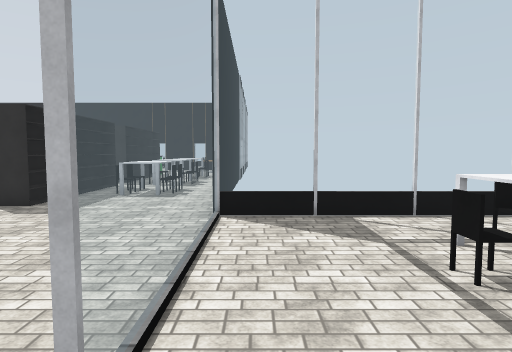
[1] (above)

24 first-person views from a walk through a Webots world. The camera is 1.3 m above the floor, tilts 4° down and sees 75° across. The floor is counted in squares, 1 m on a side. Each view is taken from the middle of a square. On the plan, view 1 faces up. The plan holds only what a view shows up to about 14 squares ahead; the rest is blank. The place goes on beyond the plan. Webots' stock objects and surfaces are drawn as simple stand-ins. Door leaves are left out.

[2]
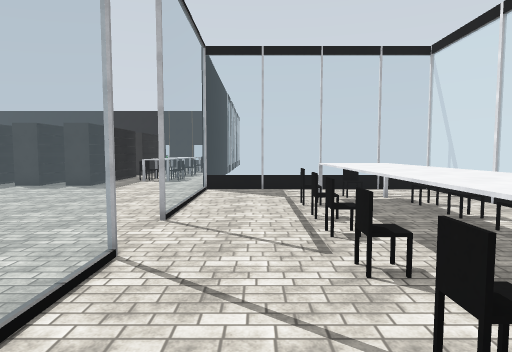

[3]
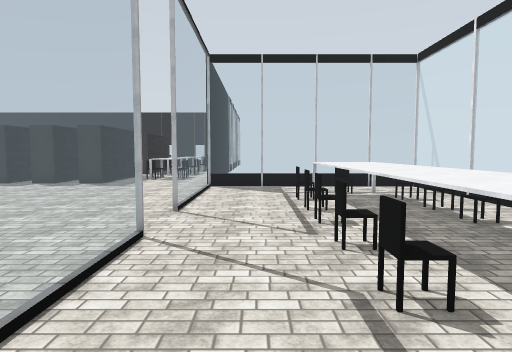

[4]
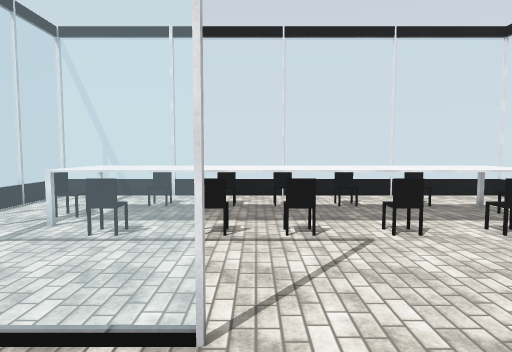

[5]
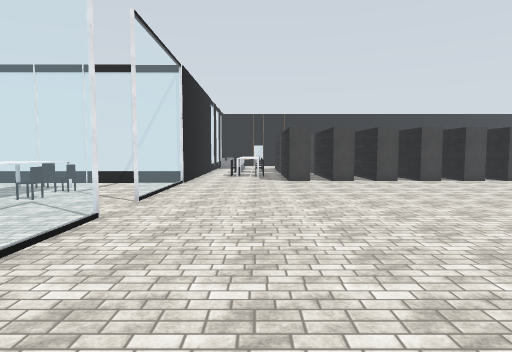

[6]
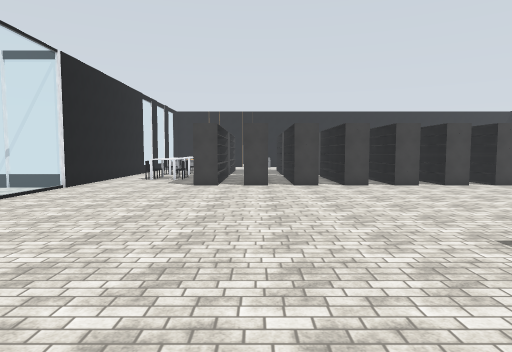

[7]
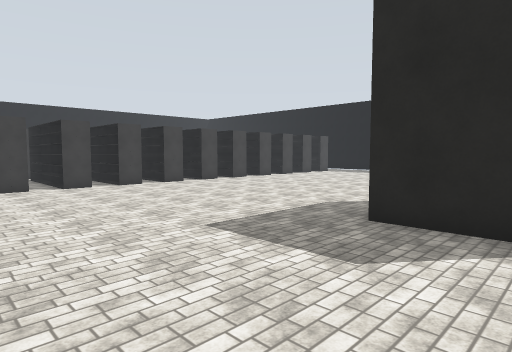

[8]
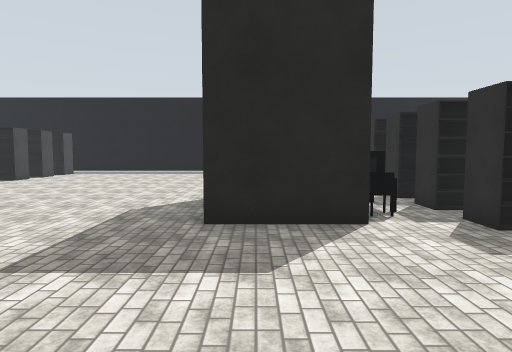

[9]
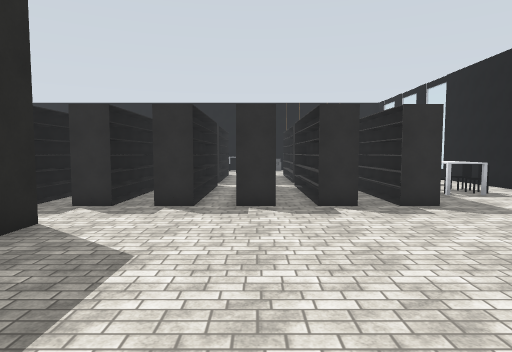

[10]
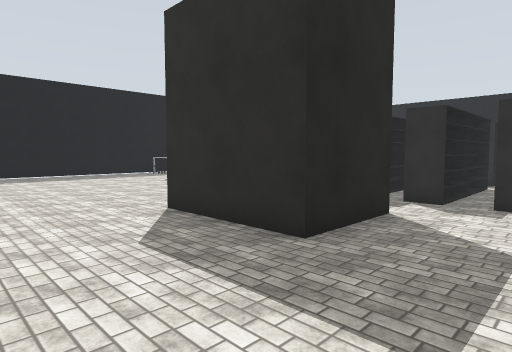

[11]
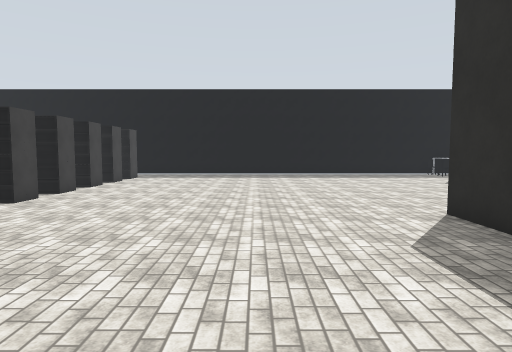

[12]
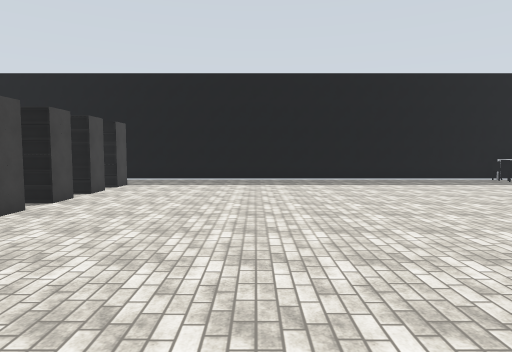

[13]
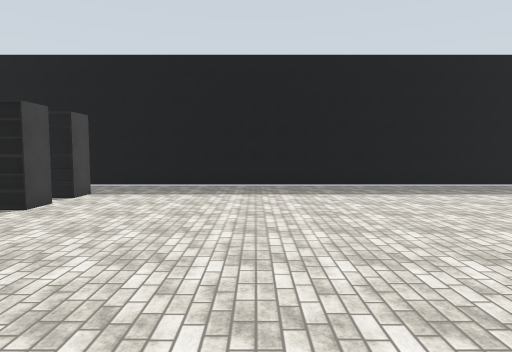

[14]
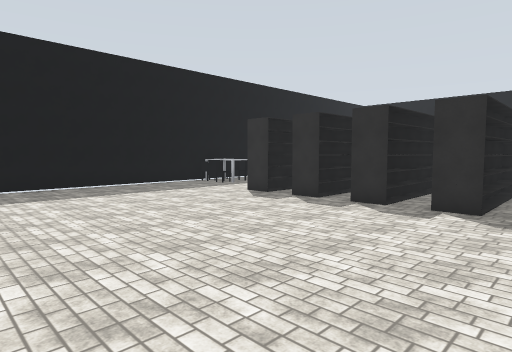

[15]
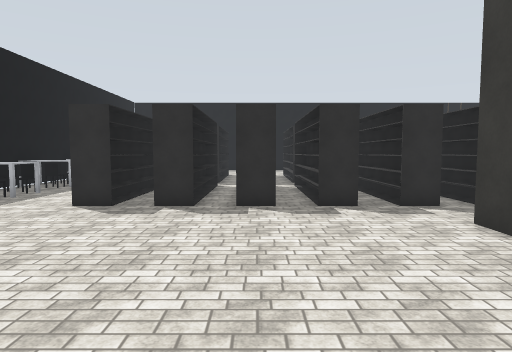

[16]
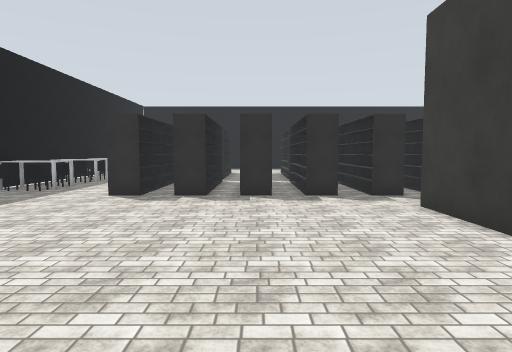

[17]
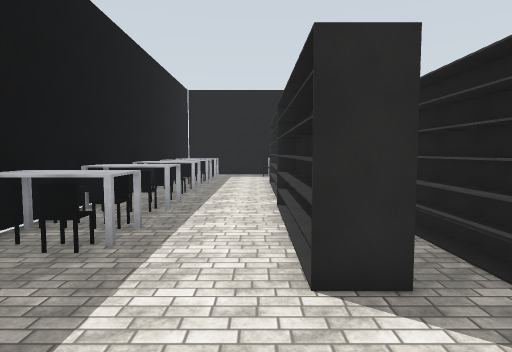

[18]
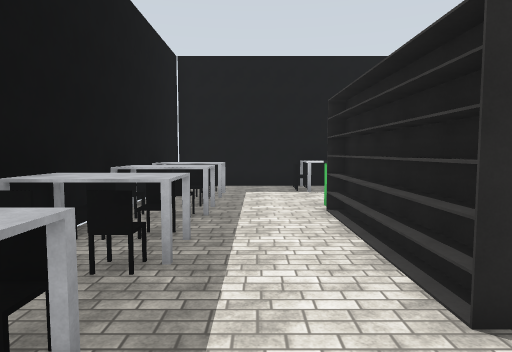

[19]
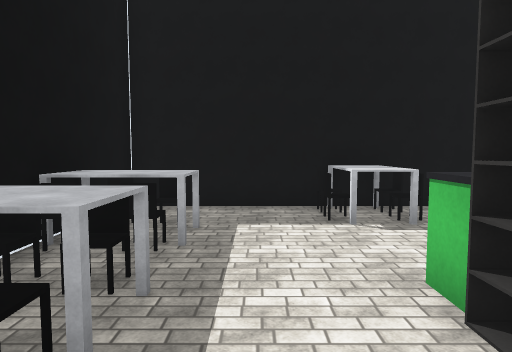

[20]
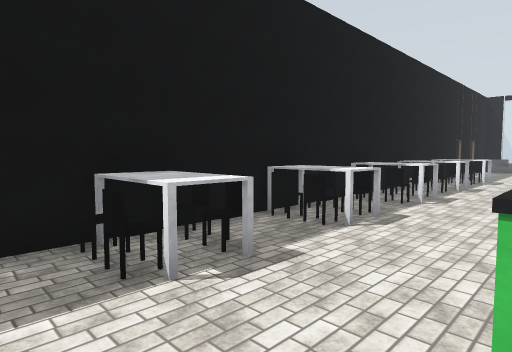

[21]
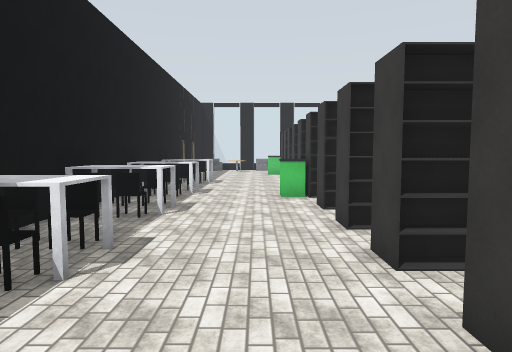

[22]
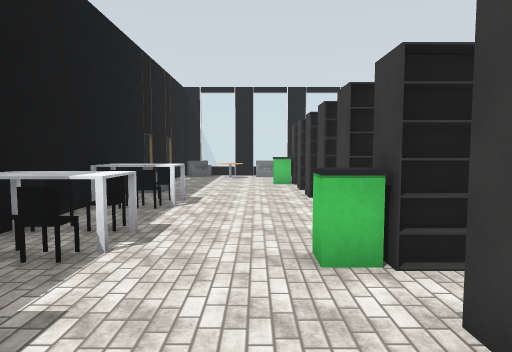

[23]
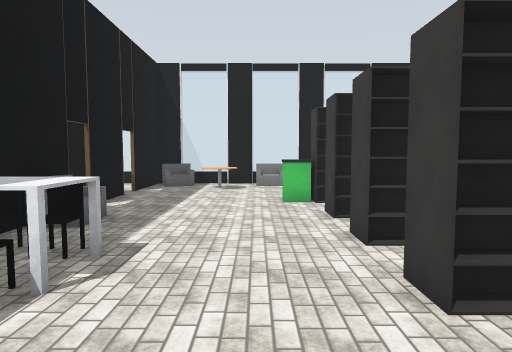

[24]
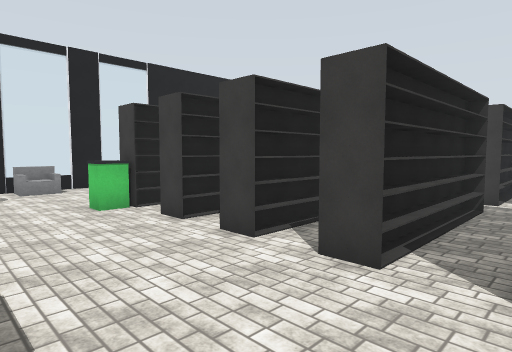

### Floor plan
Key: @ floor where view 1 was taken; # wall or solid block; . floor; D open door; = window, fence, low wall or low ledge; C chair; T table; S shelf; B dark grey box; L black box; I bin; A armchair; R round table; O other object.
Columns run from 31 left of view 1 to 7 right of it. Each row starts with its distance up from view 1.
 25 #########T###C##TC##C#A#D##D###
 24 #....CC.CTC.OC.CTC.OC.A......A#
 23 CCC..CC..T..CC..T..CC.......RR=
 22 #TT.........................RR#
 21 CC...........................A#
 20 CCC..I.........I.........I...A#
 19 CCC..S S.S.S.S.S S.S.S.S.S   .#
 18 #....S            .S.S S      =
 17 CCC..S            .S S
 16 CCC..S            .S
 15 #....S            .S
 14 OOC...            ...      OO.#
 13 #CT..S S.S.S S    .S. .S S....#
 12 C....S S.S.S S S  .S. .S S.CC.#
 11 CCC..S.S.S.S.S S  .S. .S.S.OC.#
 10 #TT..S.S.S.S.S S. .S. .S.S.TT.#
  9 CC...S.S.S.S.S.S. .S. .S.S....#
  8 #....S.S.S.S.S.S.S.S.S.S.S....#
  7 #.............  C.............#=======#
  6 #............B LCB............=.......=
  5 #............B   B............=....C..=
  4 #............B   B............=...TTC.=
  3 #............BBBBB............=..CCTC.=
  2 #.............................=..CCTC.=
  1 #.................................TTC.=
  0 #..............................@.CCTC.=
 -1 #.............................=..CCTC.=
 -2 #.............................=...TT .=
 -3 #.............................=..CCTC.=
 -4 #.............................=...TCT.=
 -5 #.............................=.......=
 -6 #.............................=.......=
 -7 #..S.S.S.S.S.S.S.S.S.S.S.S....####    #
 -8 #. S.S.S.S.S S.S.S.S.S.S.S....#

Positions as (right, up) in squares from view 1, and headings:
1: (0, 0), facing up
2: (1, -5), facing up
3: (1, -6), facing up
4: (-3, 1), facing right
5: (-4, 8), facing down
6: (-8, 6), facing down
7: (-8, 6), facing down-left
8: (-8, 4), facing left
9: (-10, 0), facing up
10: (-11, -1), facing up-left
11: (-11, -1), facing left
12: (-15, -2), facing left
13: (-18, -2), facing left
14: (-18, 0), facing up-left
15: (-22, 0), facing up
16: (-22, -2), facing up
17: (-27, 5), facing up
18: (-28, 12), facing up
19: (-28, 17), facing up
20: (-28, 20), facing up-right
21: (-26, 21), facing right
22: (-20, 21), facing right
23: (-15, 21), facing right
24: (-14, 23), facing down-right
